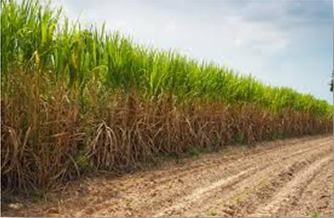
#> input picture CMA-x1.png, 334 x 218 px
$ python Segmentacion.py
#> lines starting #> are read from the running program, lines starting #| are printed output that depends on the picture
from matplotlib import pyplot as plt
from scipy import ndimage
from skimage.color import rgb2gray
from skimage import io
import xlsxwriter
import numpy as np
import pandas as pd
import cv2
from PIL import Image
from skimage import io

# [46 lines left out: functions Umbralizacion, Mediana, Minimo, Maximo, not called in this run]

imagen = cv2.imread('CMA-x1.png')
#> imagen is the input picture: shape (218, 334, 3); mean B, G, R 97.1, 133.8, 143.8
gris = cv2.cvtColor(imagen, cv2.COLOR_BGR2GRAY)
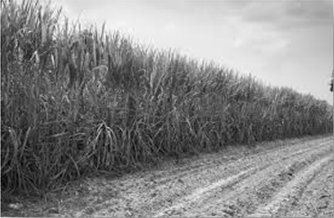
#> gris: shape (218, 334); min 1, max 249, mean 132.6
cv2.imshow('imagen', gris)
cv2.waitKey(50)
cv2.imwrite('gris.jpg', gris)#para guardarla
continuar=False
while continuar==False:
    print("Inserte el valor para el filtro mediano")
    y=input()
#> (the run stopped early here; a loop or call above may not have finished)

$ run again, with 1.jfif saved as CMA-x1.png
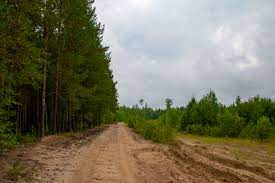
#> input picture 1.jfif, 275 x 183 px
#> imagen is the input picture: shape (183, 275, 3); mean B, G, R 93, 114, 119.2
#> `gris = cv2.cvtColor(imagen, cv2.COLOR_BGR2GRAY)`:
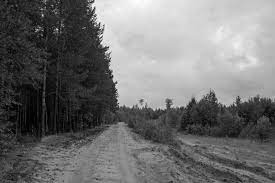
#> gris: shape (183, 275); min 0, max 254, mean 113.1

$ run again, with 2.jfif saved as CMA-x1.png
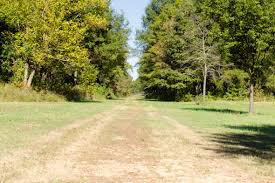
#> input picture 2.jfif, 275 x 183 px
#> imagen is the input picture: shape (183, 275, 3); mean B, G, R 96.6, 149.5, 154.7
#> `gris = cv2.cvtColor(imagen, cv2.COLOR_BGR2GRAY)`:
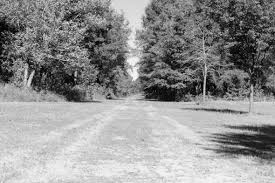
#> gris: shape (183, 275); min 0, max 252, mean 145
